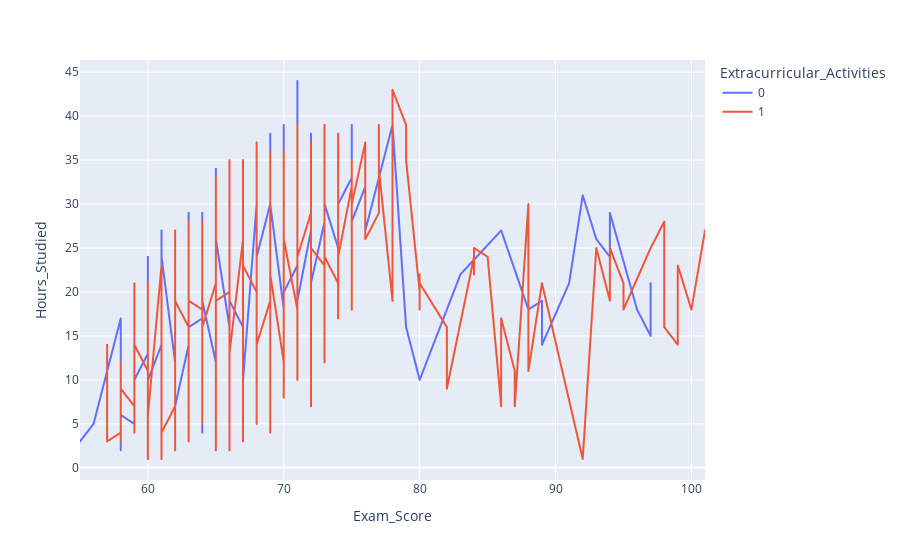

This figure's notebook cell:
### Markdown cell above
This code creates a scatter plot using Plotly Express to explore the relationship between hours studied and exam scores, further segmented by gender and extracurricular participation. The x axis represents "Hours_Studied," and the y axis represents "Exam_Score." The facet_col='Gender' parameter splits the plot into separate subplots for each gender, allowing for a comparison across genders. Points are colored based on the "Extracurricular_Activities" column, providing additional insights into how extracurricular participation correlates with hours studied and exam scores within each gender. This visualization helps highlight patterns across multiple dimensions.

### Code cell
px.line(data.sort_values('Exam_Score'), x='Exam_Score', y='Hours_Studied', color='Extracurricular_Activities')

### Figure 1 — Plotly figure (JSON) as saved in the notebook; plotly's stock layout.template omitted (floating-point values rounded to 4 significant figures; data arrays with more than 128 entries replaced by an {"elided": "..."} marker saying what was removed)
{"data": [{"hovertemplate": "Extracurricular_Activities=0<br>Exam_Score=%{x}<br>Hours_Studied=%{y}<extra></extra>", "legendgroup": "0", "line": {"color": "#636efa", "dash": "solid"}, "marker": {"symbol": "circle"}, "mode": "lines", "name": "0", "showlegend": true, "type": "scattergl", "x": {"elided": "2669 int values"}, "xaxis": "x", "y": {"elided": "2669 int values"}, "yaxis": "y"}, {"hovertemplate": "Extracurricular_Activities=1<br>Exam_Score=%{x}<br>Hours_Studied=%{y}<extra></extra>", "legendgroup": "1", "line": {"color": "#EF553B", "dash": "solid"}, "marker": {"symbol": "circle"}, "mode": "lines", "name": "1", "showlegend": true, "type": "scattergl", "x": {"elided": "3938 int values"}, "xaxis": "x", "y": {"elided": "3938 int values"}, "yaxis": "y"}], "layout": {"legend": {"title": {"text": "Extracurricular_Activities"}, "tracegroupgap": 0}, "margin": {"t": 60}, "xaxis": {"anchor": "y", "domain": [0, 1], "title": {"text": "Exam_Score"}}, "yaxis": {"anchor": "x", "domain": [0, 1], "title": {"text": "Hours_Studied"}}}}
